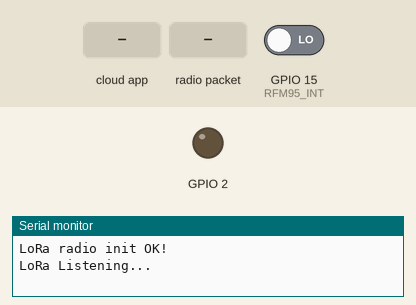
This sketch was run on a simulated ESP8266 (NodeMCU). Parts: output pins drawn as LEDs (lit = HIGH), the last lines printed to the serial monitor. Inputs (shaded band) come from the test bench; at power-on: GPIO 15 (RFM95_INT) LOW. No radio packets arrive unless stated; pins used as bus, display or sensor lines are not drawn.

Above: at 5.7 s.
5.8 s: the phone or cloud app sets 21 to 1
At 7.7 s:
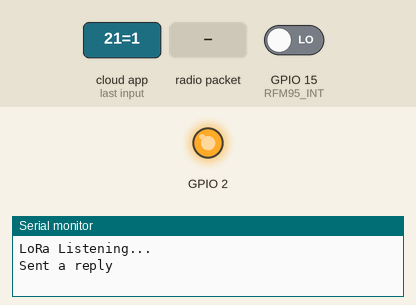
8.0 s: radio packet "1" arrives
Timing chart, 0 to 11.0 s (numbered marks = the images above; inputs shaded):
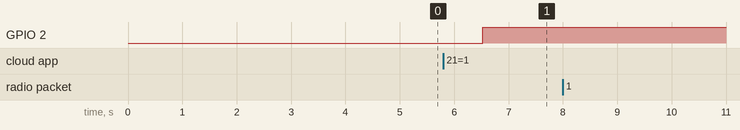

Measured:
- after the input at 5.8 s, GPIO 2: LOW → HIGH after 0.72 s

The sketch:

ESP_LoRa_Host.ino
```cpp
// ESP-LoRa Control Center
// An RF LoRa Control Center to dictate commands and receive data from a sensor node.
//
// This is based on Tanmoy Dutta's "Adafruit Feather Huzzah ESP8266 LoRa receiver for data relay to Raspberry Pi IoT Gateway"
// Augmented by: HyperChiicken

#define CAYENNE_PRINT Serial
#include <CayenneMQTTESP8266.h>
#include <ESP8266WiFi.h>
#include <ESP8266WiFiMulti.h>
#include <ESP8266HTTPClient.h>
#include <RH_RF95.h>
#include <ArduinoJson.h>

// WiFi network info.
char ssid[] = "insert_your_wifi_id_here";
char wifiPassword[] = "insert_your_password_here";

WiFiClient client;

// Cayenne authentication info. This should be obtained from the Cayenne Dashboard.
char username[] = "insert_cayenne_username_here";
char password[] = "insert_password_here";
char clientID[] = "insert_client_id_here";

#define RFM95_CS 16
#define RFM95_RST 0
#define RFM95_INT 15

// Blinky on receipt
#define LED 5

// Set radion frequency
#define RF95_FREQ 915.0

// Singleton instance of the radio driver
RH_RF95 rf95(RFM95_CS, RFM95_INT);


/*----------------------------------------------------------------------------
  Function : setup()
  Description :
  ------------------------------------------------------------------------------*/
void setup() {
  pinMode(2, OUTPUT);

  Serial.begin(115200);
  Cayenne.begin(username, password, clientID, ssid, wifiPassword);
  _initLoRa();
}


/*----------------------------------------------------------------------------
  Function : loop()
  Description : Main program loop
  ------------------------------------------------------------------------------*/
void loop() {
  // Set local variables
  char buf_txt[32] = " ",
       data[8] = " ",
       devID[2] = " ",
       CMD[2] = " ",
       N1_data[8] = " ",
       N2_data[8] = " ";
  uint16_t full, ir;
  int TEST;
  long lastConnectionTime = 0;
  boolean lastConnected = false,
          isReady_N1 = false,
          isReady_N2 = false;
  int FAILED = 0,
      runNum = 0;

  Cayenne.loop();

  if (rf95.available()) {
    // Should be a message for us now
    uint8_t buf[RH_RF95_MAX_MESSAGE_LEN];
    uint8_t len = sizeof(buf);

    if (rf95.recv(buf, &len)) {
      digitalWrite(LED, HIGH);
      delay(10);

      // Copy buffer data into char array
      memcpy(buf_txt, buf, len);
      Serial.println(buf_txt);

      // Get Device ID
      devID[0] = buf_txt[4];
      devID[1] = buf_txt[5];
      Serial.println(devID[1]);

      // Get Command ID
      CMD[0] = buf_txt[7];
      CMD[1] = buf_txt[8];

      // Get Data
      TEST = atoi((char*)CMD);
      Serial.println(TEST);
      uint8_t x = TEST;
      Serial.println(x);

      int i = 0;
      while (buf_txt[i] != ' ') {
        data[i] = buf_txt[9 + i];;
        i++;
      }
      uint8_t len2 = sizeof(data);

      Serial.println(data);
      Serial.println(x);

      // Check signal strength
      Serial.print("RSSI: ");
      Serial.println(rf95.lastRssi(), DEC);
      delay(10);

      // Store data & send reply according to device ID
      switch (devID[1]) {
        case '1': {
            memcpy(N1_data, data, len2);

            ///////////////////////MQTT Code
            Cayenne.virtualWrite(x, N1_data);
            delay(500);
            //////////////////////////////////

            isReady_N1 = true;

            // Send a reply
            uint8_t outgoingData[] = "Node01:OK";
            rf95.send(outgoingData, sizeof(outgoingData));
            rf95.waitPacketSent();
            digitalWrite(LED, LOW);
          } break;
        case '2': {
            memcpy(N2_data, data, len2);
            Serial.println(x);

            ///////////////////////MQTT Code
            Cayenne.virtualWrite(x, N2_data);
            delay(500);
            //////////////////////////////////

            isReady_N2 = true;

            // Send a reply
            uint8_t outgoingData[] = "Node02:OK";
            rf95.send(outgoingData, sizeof(outgoingData));
            rf95.waitPacketSent();
            digitalWrite(LED, LOW);
          } break;
        default: {
            Serial.println("FAILED");
            FAILED++;
          } break;
      }
    }
    else
    {
      Serial.println("Receive failed");
      FAILED++;
    }
  }
  else {
    //displayOnOLED("Receive failed");
  }
}

void donothing() {
}

/*----------------------------------------------------------------------------
  Function : _initLoRa()
  Description : Connect to WiFi access point
  ------------------------------------------------------------------------------*/
void _initLoRa() {
  attachInterrupt(digitalPinToInterrupt(RFM95_INT), donothing, CHANGE);
  pinMode(RFM95_RST, OUTPUT);
  digitalWrite(RFM95_RST, HIGH);

  //  displayOnOLED("LoRa RX WiFi Repeater");
  delay(1000);

  // manual reset
  digitalWrite(RFM95_RST, LOW);
  delay(10);
  digitalWrite(RFM95_RST, HIGH);
  delay(10);

  while (!rf95.init()) {
    Serial.println("LoRa radio init failed");
    //    displayOnOLED("LoRa radio init failed");
    while (1);
  }
  Serial.println("LoRa radio init OK!");
  //  displayOnOLED("LoRa radio init OK!");
  delay(1000);

  if (!rf95.setFrequency(RF95_FREQ)) {
    Serial.println("setFrequency failed");
    //    displayOnOLED("setFrequency failed");
    while (1);
  }

  rf95.setTxPower(5, false);
  Serial.println("LoRa Listening...");
  //  displayOnOLED("LoRa Listening...");
  delay(1000);
}

/*----------------------------------------------------------------------------
  Cayenne Functions
  Description : Get inputs from Cayenne to send out command
  ------------------------------------------------------------------------------*/
CAYENNE_IN_DEFAULT()
{
  CAYENNE_LOG("CAYENNE_IN_DEFAULT(%u) - %s, %s", request.channel, getValue.getId(), getValue.asString());
  //Process message here. If there is an error set an error message using getValue.setError(), e.g getValue.setError("Error message");
}

// Send out command #1 to sensor node
CAYENNE_IN(21)
{
  CAYENNE_LOG("CAYENNE_IN_DEFAULT(%u) - %s, %s", request.channel, getValue.getId(), getValue.asString());
  //Process message here. If there is an error set an error message using getValue.setError(), e.g getValue.setError("Error message");

  int i = getValue.asInt();
  digitalWrite(2, i);
  uint8_t reply[] = "Node02:1";
  rf95.send(reply, sizeof(reply));
  rf95.waitPacketSent();
  Serial.println("Sent a reply");
  digitalWrite(LED, LOW);
  Serial.println(" ");
}

// Send out command #2 to sensor nide
CAYENNE_IN(22)
{
  CAYENNE_LOG("CAYENNE_IN_DEFAULT(%u) - %s, %s", request.channel, getValue.getId(), getValue.asString());
  //Process message here. If there is an error set an error message using getValue.setError(), e.g getValue.setError("Error message");

  int i = getValue.asInt();
  digitalWrite(2, i);
  uint8_t reply[] = "Node02:2";
  rf95.send(reply, sizeof(reply));
  rf95.waitPacketSent();
  Serial.println("Sent a reply");
  digitalWrite(LED, LOW);
  Serial.println(" ");
}
```
